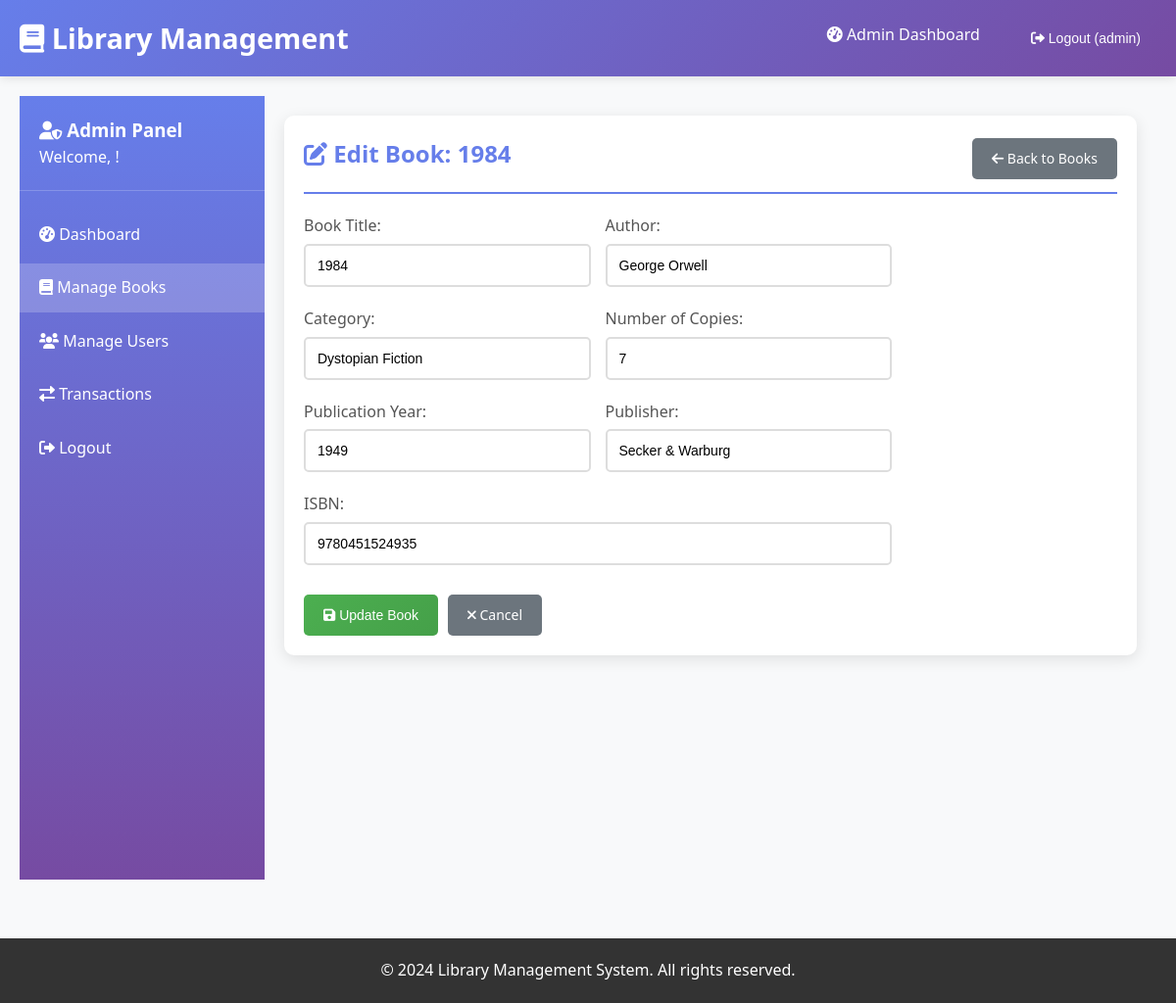
The app's page /library-admin/books/edit/2/ (signed in) with its own data.
### users/models.py (models this page shows, shortened)
class Book(models.Model):
    book_title = models.CharField(max_length=200)
    book_author = models.CharField(max_length=100)
    category = models.CharField(max_length=50)
    book_copies = models.IntegerField(default=1)
    publication_year = models.IntegerField()
    publication_name = models.CharField(max_length=100)
    book_isbn = models.CharField(max_length=13, unique=True)
    date_added = models.DateTimeField(default=timezone.now)
    availability_status = models.BooleanField(default=True)

### library_admin/views.py (the view)
# urls.py: path('books/edit/<int:book_id>/', views.edit_book_view, name='edit_book'),
@login_required
@user_passes_test(is_admin)
def edit_book_view(request, book_id):
    book = get_object_or_404(Book, id=book_id)
    if request.method == 'POST':
        form = BookForm(request.POST, instance=book)
        if form.is_valid():
            form.save()
            messages.success(request, 'Book updated successfully!')
            return redirect('library_admin:manage_books')
    else:
        form = BookForm(instance=book)
    return render(request, 'library_admin/edit_book.html', {'form': form, 'book': book})

### library_admin/forms.py
class BookForm(forms.ModelForm):
    class Meta:
        model = Book
        fields = [
            'book_title', 'book_author', 'category', 'book_copies',
            'publication_year', 'publication_name', 'book_isbn'
        ]
        widgets = {
            'book_title': forms.TextInput(attrs={'class': 'form-control'}),
            'book_author': forms.TextInput(attrs={'class': 'form-control'}),
            'category': forms.TextInput(attrs={'class': 'form-control'}),
            'book_copies': forms.NumberInput(attrs={'class': 'form-control'}),
            'publication_year': forms.NumberInput(attrs={'class': 'form-control'}),
            'publication_name': forms.TextInput(attrs={'class': 'form-control'}),
            'book_isbn': forms.TextInput(attrs={'class': 'form-control'}),
        }

### library_admin/views.py (called while the page is built)
def is_admin(user):
    return user.is_staff or user.is_superuser

### templates/library_admin/edit_book.html (shortened to what this page needs)
{% extends 'base.html' %}
{% block content %}
<div class="admin-layout">
    <div class="sidebar">
        <div class="sidebar-header">
            <h3><i class="fas fa-user-shield"></i> Admin Panel</h3>
            <p>Welcome, {{ user.first_name }}!</p>
        </div>
        <ul class="sidebar-nav">
            <li><a href="{% url 'library_admin:admin_dashboard' %}">
                <i class="fas fa-tachometer-alt"></i> Dashboard
            </a></li>
            <li><a href="{% url 'library_admin:manage_books' %}" class="active">
                <i class="fas fa-book"></i> Manage Books
            </a></li>
            <li><a href="{% url 'library_admin:manage_users' %}">
                <i class="fas fa-users"></i> Manage Users
            </a></li>
            <li><a href="{% url 'library_admin:manage_transactions' %}">
                <i class="fas fa-exchange-alt"></i> Transactions
            </a></li>
            <li><a href="{% url 'users:logout' %}">
                <i class="fas fa-sign-out-alt"></i> Logout
            </a></li>
        </ul>
    </div>
    <div class="admin-content">
        <div class="card">
            <div class="card-header d-flex justify-content-between align-items-center">
                <h2 class="card-title">
                    <i class="fas fa-edit"></i> Edit Book: {{ book.book_title }}
                </h2>
                <a href="{% url 'library_admin:manage_books' %}" class="btn btn-secondary">
                    <i class="fas fa-arrow-left"></i> Back to Books
                </a>
            </div>
            <form method="post" data-validate style="max-width: 600px;">
                <div style="display: grid; grid-template-columns: 1fr 1fr; gap: 15px;">
                    <div class="form-group">
                        <label class="form-label" for="id_book_title">Book Title:</label>
                        {{ form.book_title }}
                    </div>
                    <div class="form-group">
                        <label class="form-label" for="id_book_author">Author:</label>
                        {{ form.book_author }}
                    </div>
                </div>
                <div style="display: grid; grid-template-columns: 1fr 1fr; gap: 15px;">
                    <div class="form-group">
                        <label class="form-label" for="id_category">Category:</label>
                        {{ form.category }}
                    </div>
                    <div class="form-group">
                        <label class="form-label" for="id_book_copies">Number of Copies:</label>
                        {{ form.book_copies }}
                    </div>
                </div>
                <div style="display: grid; grid-template-columns: 1fr 1fr; gap: 15px;">
                    <div class="form-group">
                        <label class="form-label" for="id_publication_year">Publication Year:</label>
                        {{ form.publication_year }}
                    </div>
                    <div class="form-group">
                        <label class="form-label" for="id_publication_name">Publisher:</label>
                        {{ form.publication_name }}
                    </div>
                </div>
                <div class="form-group">
                    <label class="form-label" for="id_book_isbn">ISBN:</label>
                    {{ form.book_isbn }}
                </div>
                <div style="display: flex; gap: 10px; margin-top: 30px;">
                    <button type="submit" class="btn btn-success">
                        <i class="fas fa-save"></i> Update Book
                    </button>
                    <a href="{% url 'library_admin:manage_books' %}" class="btn btn-secondary">
                        <i class="fas fa-times"></i> Cancel
                    </a>
                </div>
            </form>
        </div>
    </div>
</div>
{% endblock %}

### templates/base.html (shortened to what this page needs)
<!DOCTYPE html>
<html lang="en">
<head>
    {% load static %}
    <link rel="stylesheet" href="{% static 'css/main.css' %}">
    <link rel="stylesheet" href="https://cdnjs.cloudflare.com/ajax/libs/font-awesome/6.0.0/css/all.min.css">
</head>
<body>
    <nav class="navbar">
        <div class="container">
            <a href="{% url 'home' %}" class="navbar-brand">
                <i class="fas fa-book"></i> Library Management
            </a>
            <ul class="navbar-nav">
                {% if user.is_authenticated %}
                    {% if user.is_staff %}
                        <li><a href="{% url 'library_admin:admin_dashboard' %}">
                            <i class="fas fa-tachometer-alt"></i> Admin Dashboard
                        </a></li>
                <li>
                    <form method="post" action="{% url 'users:logout' %}">
                            <button type="submit" style="background: none; border: none; color: white; cursor: pointer; font-size: 14px; padding: 8px 16px; border-radius: 5px; transition: background-color 0.3s;">
                                <i class="fas fa-sign-out-alt"></i> Logout ({{ user.username }})
                            </button>
                    </form>
                </li>
                    {% endif %}
                {% endif %}
            </ul>
        </div>
    </nav>
    <main class="main-content">
        {% block content %}
        {% endblock %}
    </main>
    <footer class="footer">
        <p>&copy; 2024 Library Management System. All rights reserved.</p>
    </footer>
</body>
</html>

### static/css/main.css (style rules this page uses)
* { margin: 0; padding: 0; box-sizing: border-box; }
body { font-family: 'Segoe UI', Tahoma, Geneva, Verdana, sans-serif; background-color: #f8f9fa; color: #333; line-height: 1.6; }
.navbar { background: linear-gradient(135deg, #667eea 0%, #764ba2 100%); padding: 1rem 0; box-shadow: 0 2px 10px rgba(0,0,0,0.1); }
.navbar .container { max-width: 1200px; margin: 0 auto; display: flex; justify-content: space-between; align-items: center; padding: 0 20px; }
.navbar-brand { color: white; font-size: 1.8rem; font-weight: bold; text-decoration: none; }
.navbar-nav { display: flex; list-style: none; gap: 20px; }
.navbar-nav a { color: white; text-decoration: none; padding: 8px 16px; border-radius: 5px; transition: background-color 0.3s; }
.main-content { max-width: 1200px; margin: 0 auto; padding: 20px; min-height: calc(100vh - 160px); }
.card { background: white; border-radius: 10px; box-shadow: 0 4px 15px rgba(0,0,0,0.1); padding: 20px; margin-bottom: 20px; transition: transform 0.3s; }
.card-header { border-bottom: 2px solid #667eea; padding-bottom: 10px; margin-bottom: 20px; }
.card-title { color: #667eea; font-size: 1.5rem; margin-bottom: 10px; }
.btn { display: inline-block; padding: 10px 20px; border: none; border-radius: 5px; cursor: pointer; text-decoration: none; font-size: 14px; transition: all 0.3s; text-align: center; }
.btn-success { background: linear-gradient(135deg, #4CAF50 0%, #45a049 100%); color: white; }
.btn-secondary { background: #6c757d; color: white; }
.form-group { margin-bottom: 20px; }
.form-label { display: block; margin-bottom: 5px; font-weight: 500; color: #555; }
.form-control { width: 100%; padding: 12px; border: 2px solid #ddd; border-radius: 5px; font-size: 14px; transition: border-color 0.3s; }
.footer { background: #333; color: white; text-align: center; padding: 20px 0; margin-top: 40px; }
.admin-layout { display: flex; min-height: 100vh; }
.sidebar { width: 250px; background: linear-gradient(180deg, #667eea 0%, #764ba2 100%); color: white; padding: 20px 0; }
.sidebar-header { padding: 0 20px 20px; border-bottom: 1px solid rgba(255,255,255,0.2); margin-bottom: 20px; }
.sidebar-nav { list-style: none; }
.sidebar-nav li { margin-bottom: 5px; }
.sidebar-nav a { display: block; padding: 12px 20px; color: white; text-decoration: none; transition: background-color 0.3s; }
.sidebar-nav a:hover, .sidebar-nav a.active { background-color: rgba(255,255,255,0.2); }
.admin-content { flex: 1; padding: 20px; background-color: #f8f9fa; }
.d-flex { display: flex; }
.justify-content-between { justify-content: space-between; }
.align-items-center { align-items: center; }

### records on screen
Book: book_title "1984", book_author "George Orwell", category "Dystopian Fiction", book_copies "7", publication_year "1949", publication_name "Secker & Warburg", book_isbn "9780451524935"

### other values on screen
{{ user.username }} "admin"
